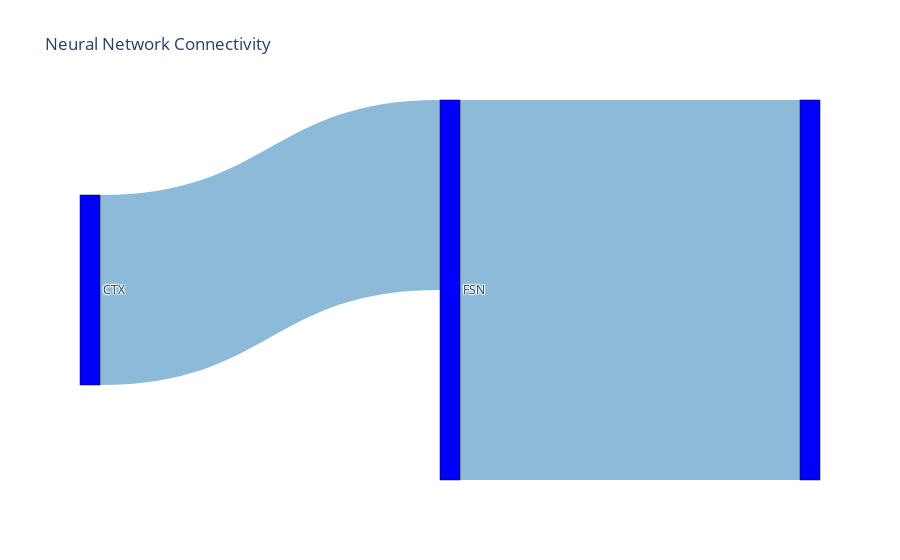

The notebook cell saved with this chart:
### Code cell
import plotly.graph_objects as go

labels = ["CTX", "FSN"]

source = [0, 1] 
target = [1, 2]  
value =  [8, 16]  

# Sankey Diagram 생성
fig = go.Figure(go.Sankey(
    node=dict(
        pad=15,
        thickness=20,
        line=dict(color="black", width=0.5),
        label=labels,  # 뉴런 그룹 라벨
        color="blue"   # 노드 색상
    ),
    link=dict(
        source=source,
        target=target,
        value=value,
        color="rgba(31, 119, 180, 0.5)"  # 링크 색상 및 투명도
    )
))

fig.update_layout(title_text="Neural Network Connectivity", font_size=12)
fig.show()

### Figure 1 — Plotly figure (JSON) as saved in the notebook; plotly's stock layout.template omitted (floating-point values rounded to 4 significant figures)
{"data": [{"link": {"color": "rgba(31, 119, 180, 0.5)", "source": [0, 1], "target": [1, 2], "value": [8, 16]}, "node": {"color": "blue", "label": ["CTX", "FSN"], "line": {"color": "black", "width": 0.5}, "pad": 15, "thickness": 20}, "type": "sankey"}], "layout": {"font": {"size": 12}, "title": {"text": "Neural Network Connectivity"}}}
